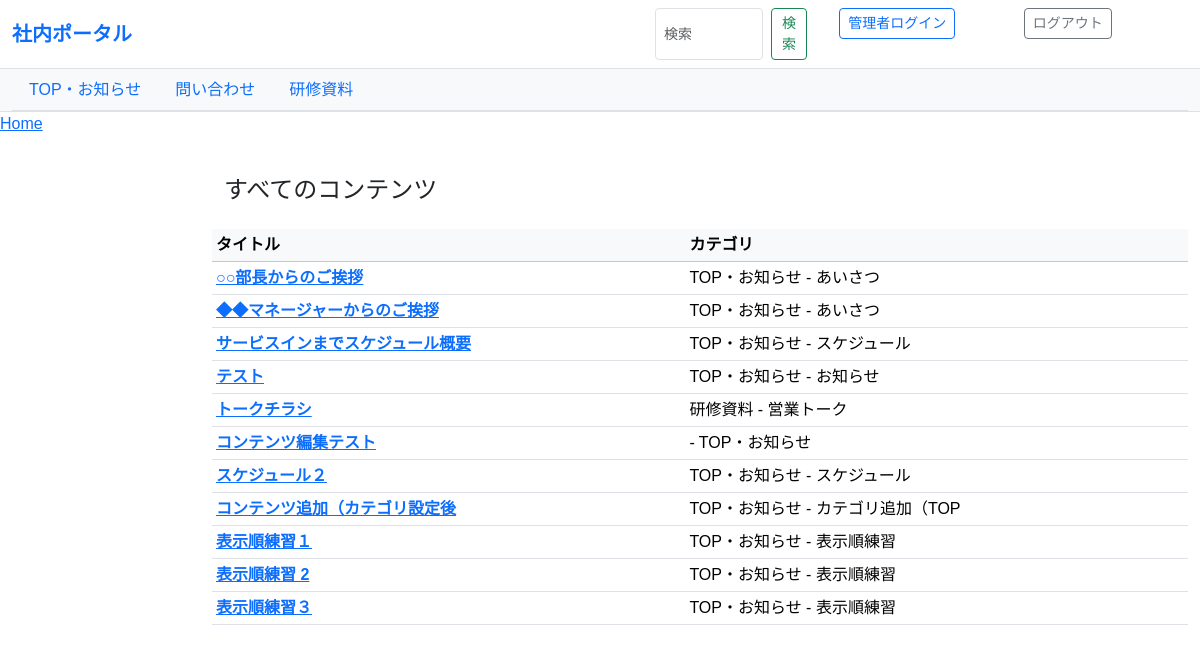
/all_contents/, run on an earlier commit of the app's database.
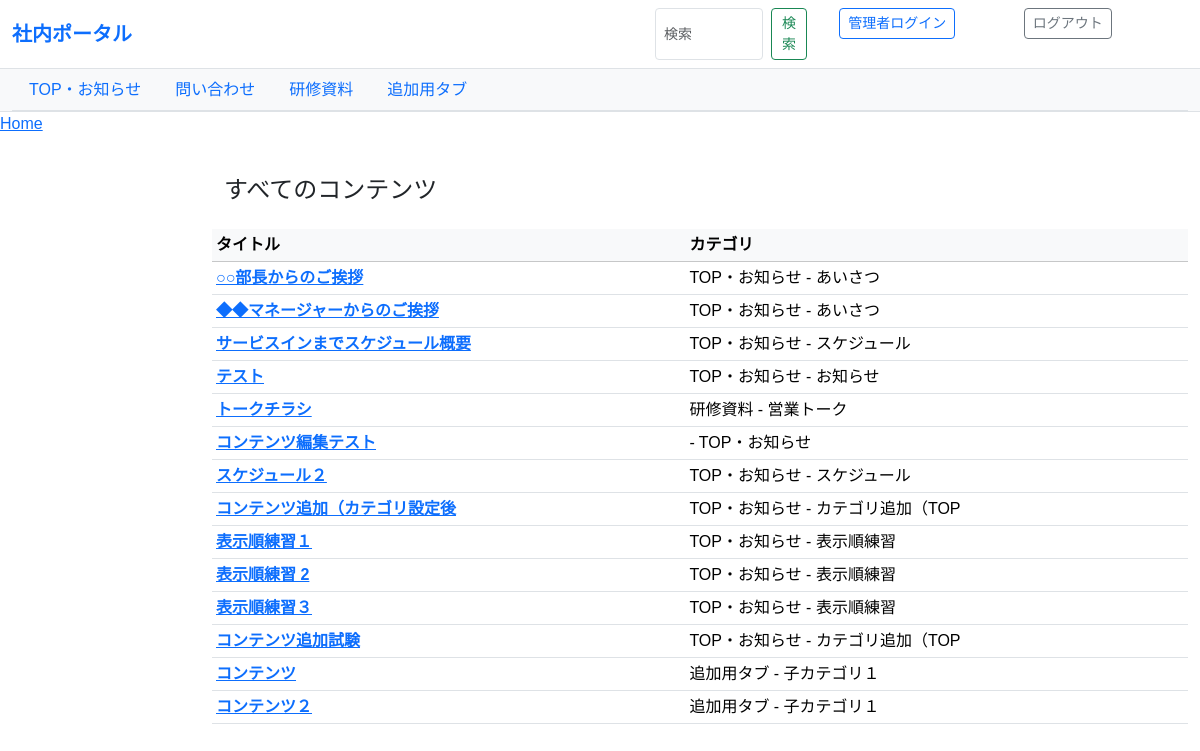
And on a later commit of the database.
### share/models.py (models this page shows, shortened)
class Category(models.Model):
    id = models.AutoField(primary_key=True)
    name = models.CharField(
        verbose_name="カテゴリ名",
        max_length=100
    )
    parent_id = models.PositiveIntegerField(
        db_column="親カテゴリ",
        null=True, blank=True,
    )
    category_display_order_tabs = models.PositiveIntegerField(
        verbose_name="表示順(タブ)",
        null=True, blank=True,
    )
    category_display_order_leftmenues = models.PositiveIntegerField(
    verbose_name="表示順(左メニュー)",
    null=True, blank=True,
    )
    @property
    def parent(self):
        if self.parent_id:
            return Category.objects.filter(id=self.parent_id).first()
        return None
    class Meta:
        db_table = "カテゴリ"
        verbose_name = "カテゴリ"
        verbose_name_plural = "カテゴリ"

class Content(models.Model):
    id = models.AutoField(primary_key=True)
    administrator = models.ForeignKey(
        Administrator,
        on_delete=models.CASCADE,
        db_column="管理者ID"
    )
    category = models.ForeignKey(
        Category,
        on_delete=models.CASCADE,
        db_column="カテゴリID"
    )
    contents_display_order = models.PositiveIntegerField(
        verbose_name="表示順(コンテンツ)",
        null=True, blank=True,
    )
    title = models.CharField(
        verbose_name="表示名称（タイトル）",
        max_length=200
    )
    description = models.TextField(
        verbose_name="概要説明",
        blank=True, null=True
    )
    updater_user_id = models.PositiveIntegerField(
        verbose_name="更新者ID",
    )
    updated_at = models.DateTimeField(
        verbose_name="更新日",
        auto_now=True
    )
    file_url = models.URLField(
        verbose_name="添付ファイル格納先URL",
        max_length=500,
        blank=True, null=True
    )
    file_type = models.CharField(
        verbose_name="ファイル種別",
        max_length=50
    )
    class Meta:
        db_table = "コンテンツ"
        verbose_name = "コンテンツ"
        verbose_name_plural = "コンテンツ"

### share/views.py (the view)
# urls.py: path("all_contents/", views.all_contents, name="all_contents"),
def all_contents(request):
    contents_qs = (
        Content.objects
        .select_related("category")       # category.name をテンプレで使う前提
        .all()
        .order_by("id") #表示順を追加
    )
    template_name = "all_contents.html"
    return render(request, template_name, {
        "all_contents": contents_qs,
    })

### share/context_processors.py (called while the page is built)
def parent_categories(request):
    return {
        "parent_categories": Category.objects.filter(parent_id__isnull=True).order_by("category_display_order_tabs")
    }

def current_ids_processor(request):
    match = request.resolver_match
    if not match:
        return {}
    kwargs = match.kwargs
    return {
        "current_parent_id": kwargs.get("parent_id"),
        "current_category_id": kwargs.get("category_id"),
    }

### share/templates/all_contents.html (shortened to what this page needs)
{% extends "base.html"%}
{% block content %}
<div class="container my-4">
    <h1 class="h4 mb-3">すべてのコンテンツ</h1>
</div>
    <div class="table-responsive">
        <table class="table table-sm table-hover align-middle">
            <thead class="table-light">
                <tr>
                    <th>タイトル</th>
                    <th>カテゴリ</th>
                </tr>
            </thead>
            <tbody>
                {% for content in all_contents %}
                    <tr>
                        <td>
                            <a class="fw-semibold" href="{% url 'content_view' content_id=content.id %}">{{ content.title }}</a>
                        </td>
                        <td>{{ content.category.parent.name }} - {{ content.category.name }}</td>
                    </tr>
                {% empty %}
                    <tr>
                        <td colspan="2">表示するコンテンツがありません。</td>
                    </tr>
                {% endfor %}
            </tbody>
    </div>
{% endblock %}

### share/templates/base.html (shortened to what this page needs)
<!DOCTYPE html>
<html lang="ja">
<head>
  <link href="https://cdn.jsdelivr.net/npm/bootstrap@5.3.3/dist/css/bootstrap.min.css" rel="stylesheet">
</head>
<body>
  <nav class="navbar navbar-expand-lg navbar-light bg-white border-bottom sticky-top">
    <div class="container-fluid d-flex justify-content-between align-items-center">
      <a class="navbar-brand fw-bold text-primary" href="{% url 'parent_contents_default' %}">社内ポータル</a>
        <div class="d-flex gap-2">
        <div class="container-fluid">
          <form class="d-flex" action="{% url 'search_results' %}" method="get">
            <input class="form-control form-control-sm me-2" type="search" name="q" placeholder="検索" aria-label="Search">
            <button class="btn btn-outline-success btn-sm" type="submit">検索</button>
          </form>
        </div>
        <div class="container-fluid">
          <form action="{% url 'login' %}" method="post">
            <input class="btn btn-outline-primary btn-sm" type="submit" value="管理者ログイン">
          </form>
        </div>
        <div class="container-fluid">
          <form action="{% url 'logout' %}" method="post">
            <input class="btn btn-outline-secondary btn-sm" type="submit" value="ログアウト">
          </form>
        </div>
      </div>
    </div>
  </nav>
  <div class="bg-light border-bottom">
    <div class="container-fluid">
      <ul class="nav nav-tabs">
        {% for cat in parent_categories %}
          <li class="nav-item">
            <a class="nav-link {% if parent and parent.id == cat.id %}active{% endif %}"
              href="{% url 'parent_contents' parent_id=cat.id %}">
              {{ cat.name }}
            </a>
          </li>
        {% empty %}
          <li class="nav-item text-muted small p-2">親カテゴリが未登録です</li>
        {% endfor %}
      </ul>
    </div>
  </div>
<nav aria-label="breadcrumb">
  <ol class="breadcrumb">
    <li class="breadcrumb-item"><a href={% url "parent_contents_default" %}>Home</a></li>
  </ol>
</nav>
  <main class="container-fluid my-3">
    <div class="row">
      <aside class="col-12 col-md-3 col-lg-2 mb-3">
      </aside>
      <section class="col-12 col-md-9 col-lg-10">
        {% block content %}{% endblock %}
      </section>
    </div>
  </main>
</body>
</html>

### share/templates/base.html (style rules this page uses)
body { font-family: "Noto Sans JP", "Hiragino Kaku Gothic ProN", "Meiryo", sans-serif; font-weight: 400; color: #212529; }

What changed in the data, as far as the page shows it:
added Category: name "追加用タブ"
added Content: title "コンテンツ追加試験", category.parent.name "TOP・お知らせ", category.name "カテゴリ追加（TOP"
added Content: title "コンテンツ", category.parent.name "追加用タブ", category.name "子カテゴリ１"
added Content: title "コンテンツ２", category.parent.name "追加用タブ", category.name "子カテゴリ１"
